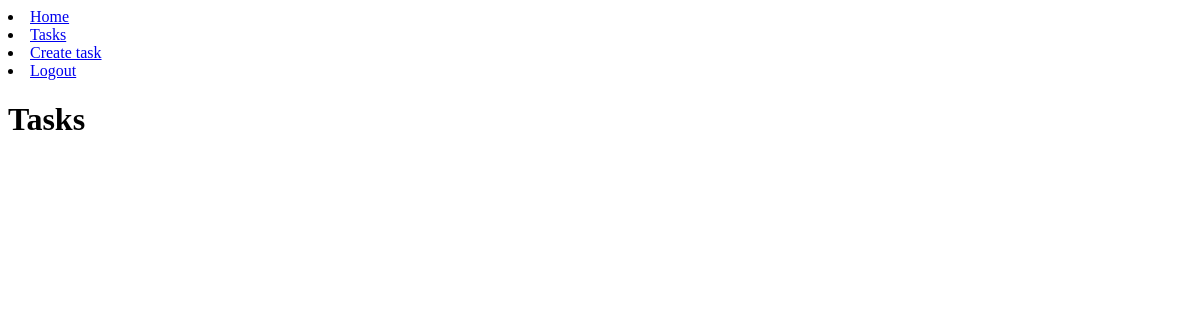
Before: /tasks/ (signed in) with the older database file.
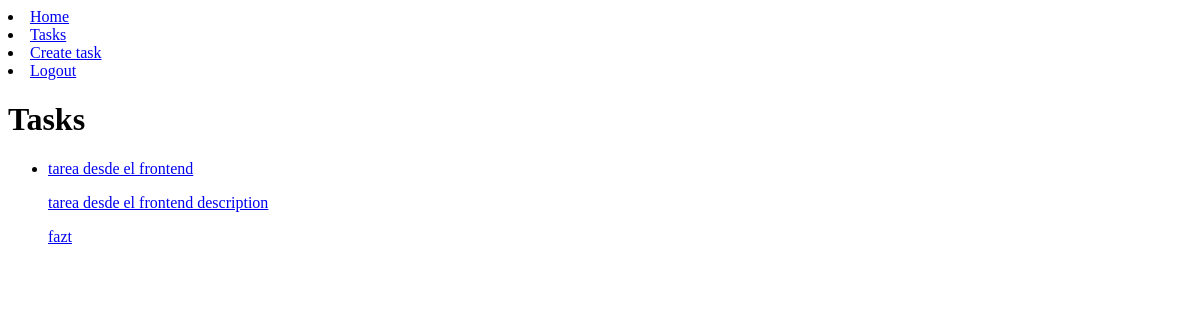
After: the same page with the newer database file.
### tasks/models.py (models this page shows, shortened)
class Task(models.Model):
    title = models.CharField(max_length=100)
    description = models.TextField(blank=True)
    created = models.DateTimeField(auto_now_add=True)
    datecompleted = models.DateTimeField(null=True, blank=True)
    important = models.BooleanField(default=False)
    user = models.ForeignKey(User, on_delete=models.CASCADE)

### tasks/views.py (the view)
# urls.py: path('tasks/', views.tasks, name='tasks'),
def tasks (request):
    tasks = Task.objects.filter(user=request.user, datecompleted__isnull=True)
    return render(request,'tasks.html', {'tasks': tasks})

### tasks/templates/tasks.html
{% extends 'base.html' %}
{% block content %}
<h1>Tasks</h1>
<ul>
    {% for task in tasks %}
    <li>
        <a href="{% url 'task_detail' task.id %}">
            {% if task.important %}
            <strong> {{task.title}}</strong>
            {% else %}
                {{task.title}}
            {% endif %}
            <p>{{task.description}}</p>
            <p>{{task.user.username}}</p>
        </a>
    </li>
    {% endfor %}
</ul>
{% endblock %}

### tasks/templates/base.html (shortened to what this page needs)
<!DOCTYPE html>
<html lang="en">
<head>
</head>
<body>
    <nav>
        <u1>
            <li>
                <a href="/">Home</a>
            </li>
            {% if user.is_authenticated %}
            <li>
                <a href="/tasks/">Tasks</a>
            </li>
            <li>
                <a href="/tasks/create/">Create task</a>
            </li>
            <li>
                <a href="/logout">Logout</a>
            </li>
            {% endif %}
        </u1>
    </nav>
    {% block content %}
    {% endblock %}
</body>
</html>

Changed rows visible on the page:
added Task: title "tarea desde el frontend", description "tarea desde el frontend description", user.username "fazt"
